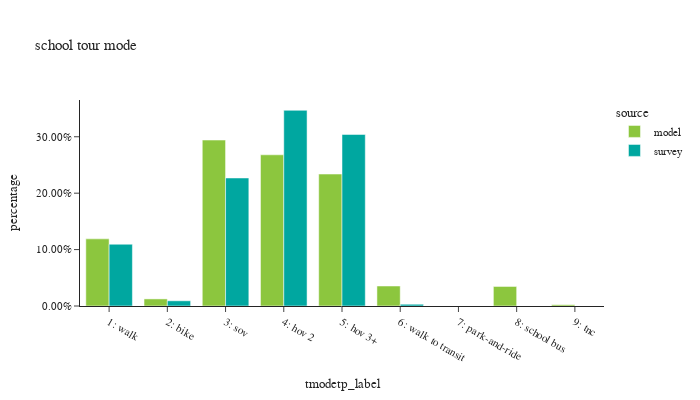

The notebook cell this image was saved under:
### Code cell
df_plot = wk_tour.groupby(['source', 'tmodetp_label']).agg(
    toexpfac_sum=pl.col('toexpfac').sum(),
    sample_count=pl.col('toexpfac').count()
)

df_plot = df_plot.with_columns(
    (pl.col('toexpfac_sum') / pl.col('toexpfac_sum').sum().over('source')).alias('percentage')
)

fig = px.bar(
    df_plot.sort(by=['source']),
    x="tmodetp_label",
    y="percentage",
    color="source",
    barmode="group",
    hover_data=['sample_count'],
    title="school tour mode"
)
fig.update_layout(
    height=400,
    width=700,
    font=dict(size=11),
    xaxis=dict(dtick=1, categoryorder='category ascending'),
    yaxis=dict(tickformat=".2%")
)
fig.show()

### Figure 1 — Plotly figure (JSON) as saved in the notebook; plotly's stock layout.template omitted (floating-point values rounded to 4 significant figures)
{"data": [{"alignmentgroup": "True", "customdata": [[63107], [211837], [416315], [22357], [61649], [477061], [523576], [4037], [20]], "hovertemplate": "source=model<br>tmodetp_label=%{x}<br>percentage=%{y}<br>sample_count=%{customdata[0]}<extra></extra>", "legendgroup": "model", "marker": {"color": "#8CC63E", "pattern": {"shape": ""}}, "name": "model", "offsetgroup": "model", "orientation": "v", "showlegend": true, "textposition": "auto", "type": "bar", "x": ["6: walk to transit", "1: walk", "5: hov 3+", "2: bike", "8: school bus", "4: hov 2", "3: sov", "9: tnc", null], "xaxis": "x", "y": [0.03545, 0.119, 0.2339, 0.01256, 0.03464, 0.268, 0.2942, 0.002268, 1.124e-05], "yaxis": "y"}, {"alignmentgroup": "True", "customdata": [[92], [9], [1], [198], [220], [18], [182], [1], [1]], "hovertemplate": "source=survey<br>tmodetp_label=%{x}<br>percentage=%{y}<br>sample_count=%{customdata[0]}<extra></extra>", "legendgroup": "survey", "marker": {"color": "#00A7A0", "pattern": {"shape": ""}}, "name": "survey", "offsetgroup": "survey", "orientation": "v", "showlegend": true, "textposition": "auto", "type": "bar", "x": ["5: hov 3+", "6: walk to transit", "9: tnc", "4: hov 2", "1: walk", "2: bike", "3: sov", null, "7: park-and-ride"], "xaxis": "x", "y": [0.3041, 0.003124, 1.415e-05, 0.3469, 0.1095, 0.009225, 0.2269, 0.0001215, 3.894e-05], "yaxis": "y"}], "layout": {"barmode": "group", "font": {"size": 11}, "height": 400, "legend": {"title": {"text": "source"}, "tracegroupgap": 0}, "title": {"text": "school tour mode"}, "width": 700, "xaxis": {"anchor": "y", "categoryorder": "category ascending", "domain": [0.0, 1.0], "dtick": 1, "title": {"text": "tmodetp_label"}}, "yaxis": {"anchor": "x", "domain": [0.0, 1.0], "tickformat": ".2%", "title": {"text": "percentage"}}}}
